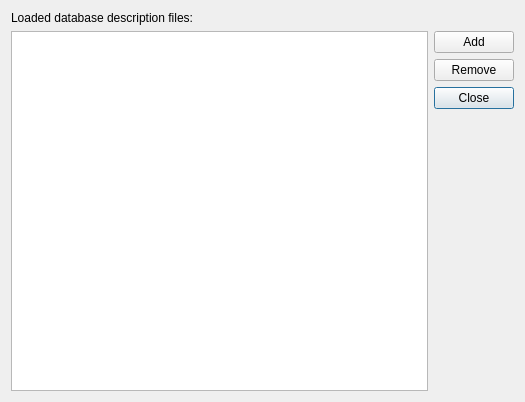
<?xml version="1.0" encoding="UTF-8"?>
<ui version="4.0">
 <class>DatabaseDescManageDialog</class>
 <widget class="QDialog" name="DatabaseDescManageDialog">
  <property name="geometry">
   <rect>
    <x>0</x>
    <y>0</y>
    <width>525</width>
    <height>402</height>
   </rect>
  </property>
  <property name="windowTitle">
   <string>Database Description files management</string>
  </property>
  <layout class="QGridLayout" name="gridLayout">
   <item row="4" column="1">
    <spacer name="verticalSpacer">
     <property name="orientation">
      <enum>Qt::Vertical</enum>
     </property>
     <property name="sizeHint" stdset="0">
      <size>
       <width>20</width>
       <height>40</height>
      </size>
     </property>
    </spacer>
   </item>
   <item row="2" column="1">
    <widget class="QPushButton" name="removeButton">
     <property name="toolTip">
      <string>Remove selected database description files</string>
     </property>
     <property name="text">
      <string>Remove</string>
     </property>
     <property name="autoDefault">
      <bool>false</bool>
     </property>
    </widget>
   </item>
   <item row="1" column="1">
    <widget class="QPushButton" name="addButton">
     <property name="toolTip">
      <string>Add database description files</string>
     </property>
     <property name="text">
      <string>Add</string>
     </property>
     <property name="autoDefault">
      <bool>false</bool>
     </property>
    </widget>
   </item>
   <item row="0" column="0" colspan="2">
    <widget class="QLabel" name="dbDescLabel">
     <property name="text">
      <string>Loaded database description files:</string>
     </property>
    </widget>
   </item>
   <item row="3" column="1">
    <widget class="QPushButton" name="closeButton">
     <property name="toolTip">
      <string>Close window</string>
     </property>
     <property name="text">
      <string>Close</string>
     </property>
     <property name="autoDefault">
      <bool>false</bool>
     </property>
     <property name="default">
      <bool>true</bool>
     </property>
    </widget>
   </item>
   <item row="1" column="0" rowspan="4">
    <widget class="QTableView" name="dbDescTable">
     <property name="selectionBehavior">
      <enum>QAbstractItemView::SelectRows</enum>
     </property>
     <property name="verticalScrollMode">
      <enum>QAbstractItemView::ScrollPerPixel</enum>
     </property>
     <property name="horizontalScrollMode">
      <enum>QAbstractItemView::ScrollPerPixel</enum>
     </property>
     <attribute name="horizontalHeaderHighlightSections">
      <bool>false</bool>
     </attribute>
     <attribute name="horizontalHeaderMinimumSectionSize">
      <number>150</number>
     </attribute>
     <attribute name="horizontalHeaderShowSortIndicator" stdset="0">
      <bool>false</bool>
     </attribute>
     <attribute name="verticalHeaderVisible">
      <bool>false</bool>
     </attribute>
     <attribute name="verticalHeaderDefaultSectionSize">
      <number>16</number>
     </attribute>
     <attribute name="verticalHeaderHighlightSections">
      <bool>false</bool>
     </attribute>
     <attribute name="verticalHeaderMinimumSectionSize">
      <number>16</number>
     </attribute>
     <attribute name="verticalHeaderShowSortIndicator" stdset="0">
      <bool>false</bool>
     </attribute>
    </widget>
   </item>
  </layout>
 </widget>
 <tabstops>
  <tabstop>addButton</tabstop>
  <tabstop>removeButton</tabstop>
  <tabstop>closeButton</tabstop>
  <tabstop>dbDescTable</tabstop>
 </tabstops>
 <resources/>
 <connections/>
</ui>
